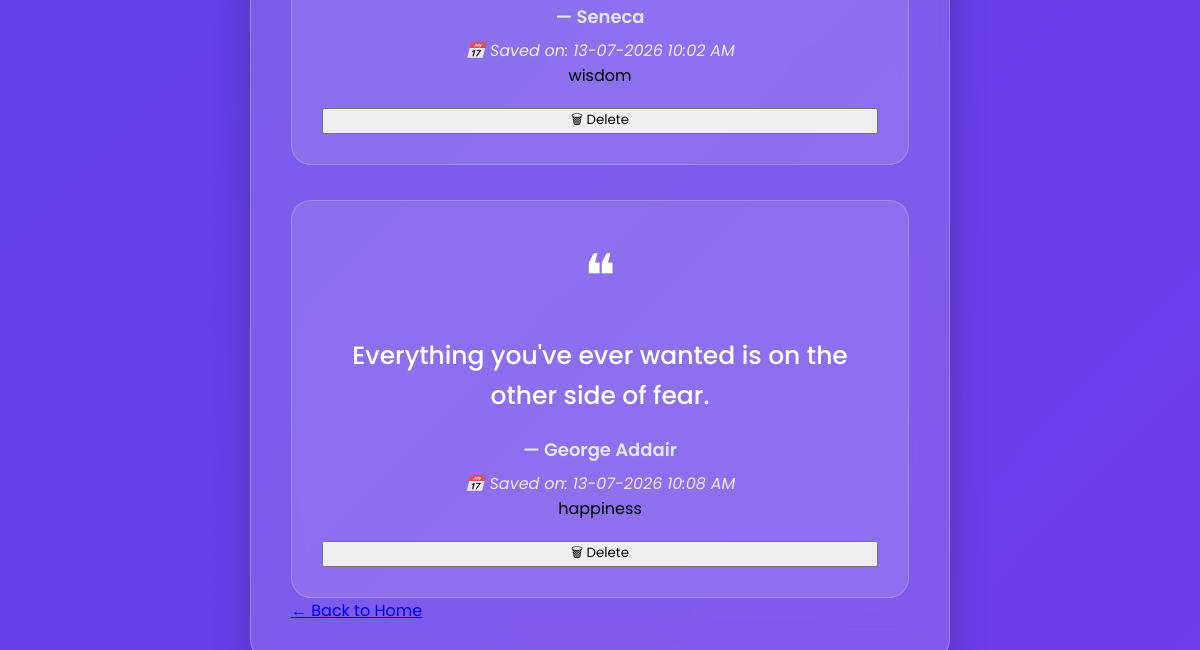
Before: /favorites (lower part) with the older database file.
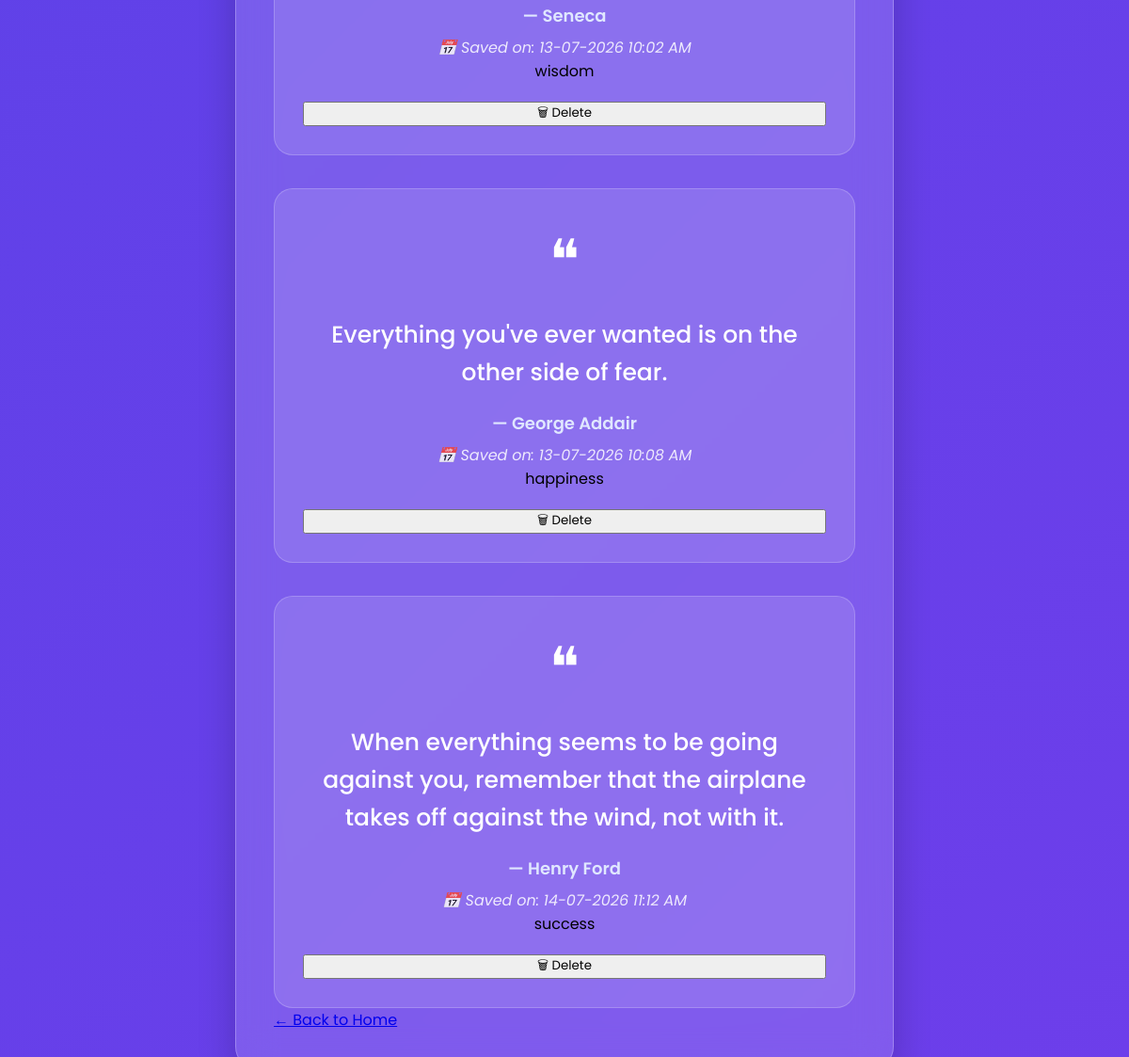
After: the same page with the newer database file.
### tables this page shows
CREATE TABLE favorites(

           id INTEGER PRIMARY KEY AUTOINCREMENT,

           quote TEXT NOT NULL,

           author TEXT NOT NULL,

          category TEXT NOT NULL,

          created_at TEXT NOT NULL
        );

### app.py (the view)
@app.route("/favorites")
def favorites():
    search = request.args.get("search", "")
    category = request.args.get("category", "all")
    quotes = filter_favorites(search, category)
    return render_template(
        "favorites.html",
        quotes=quotes,
        search=search,
        category=category,
        categories=categories
    )

### database.py (called while the page is built, shortened)
def filter_favorites(search, category):
    conn = sqlite3.connect("quotes.db")
    cursor = conn.cursor()
    query = """
        SELECT * FROM favorites
        WHERE 1=1
    """
    values = []
    if category and category != "all":
        query += " AND category = ?"
        values.append(category)
    cursor.execute(query, values)
    favorites = cursor.fetchall()
    conn.close()
    return favorites

### templates/favorites.html (shortened to what this page needs)
<!DOCTYPE html>
<html lang="en">
<head>
    <link rel="stylesheet" href="{{ url_for('static', filename='style.css') }}">
</head>
<body>
    <div class="container">
        <div class="card">
            {% if quotes %}
                {% for quote in quotes %}
                <div class="quote-box">
                    <div class="quote-icon">
                        ❝
                    </div>
                    <h2>
                        {{ quote[1] }}
                    </h2>
                    <h3>
                        — {{ quote[2] }}
                    </h3>
                    <p class="saved-date">
                       📅 Saved on: {{ quote[4] }}
                    </p>
                    <span class="category-badge">
                        {{ quote[3] }}
                    </span>
                    <form action="{{ url_for('delete', id=quote[0]) }}" method="POST" onsubmit="return confirm('Are you sure you want to delete this quote?')">
                      <button class="delete-btn" type="submit">
                         🗑 Delete
                      </button>
                    </form>
                </div>
                {% endfor %}
            {% endif %}
            <a href="{{ url_for('home') }}" class="back-btn">
                ← Back to Home
            </a>
        </div>
    </div>
</body>
</html>

### static/style.css (style rules this page uses)
* { margin:0; padding:0; box-sizing:border-box; font-family:"Poppins",sans-serif; }
body { min-height:100vh; display:flex; justify-content:center; align-items:center; overflow-x:hidden; background:linear-gradient(135deg,#4f46e5,#7c3aed,#0ea5e9); background-size:300% 300%; animation:gradientMove 12s ease infinite; padding:40px 20px; }
.container { width:100%; display:flex; justify-content:center; align-items:center; z-index:10; }
.card { width:100%; max-width:700px; padding:40px; border-radius:25px; background:rgba(255,255,255,.15); backdrop-filter:blur(20px); border:1px solid rgba(255,255,255,.25); box-shadow: 0 20px 40px rgba(0,0,0,.20); transition:.4s; }
form { display:flex; flex-direction:column; gap:18px; margin-top:20px; }
.quote-box { margin-top:35px; padding:30px; border-radius:20px; background:rgba(255,255,255,.12); border:1px solid rgba(255,255,255,.20); text-align:center; animation:fadeIn .5s ease; }
.quote-icon { font-size:60px; color:white; margin-bottom:15px; }
.quote-box h2 { color:white; font-size:25px; line-height:40px; font-weight:500; margin-bottom:20px; }
.quote-box h3 { color:#e0e7ff; font-weight:600; font-size:18px; }
.quote-box p { color:white; opacity:.85; font-size:16px; }
.quote-box { animation:fadeQuote .7s ease; transition:all .3s ease; cursor:default; }
.saved-date { margin-top: 8px; font-size: 14px; color: #bdbdbd; font-style: italic; }

Changed rows visible on the page:
added favorites: quote "When everything seems to be going against you, remember that the airplane takes off against the wind, not with it.", author "Henry Ford", created_at "14-07-2026 11:12 AM", category "success"
